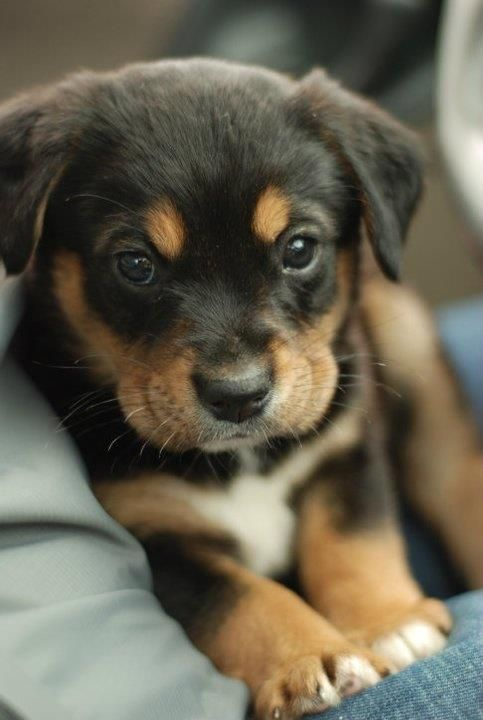
#> input picture Unit 7/puppy.jpg, 483 x 720 px
$ python pic-red-dithering1.py puppy.jpg 3
#> lines starting #> are read from the running program, lines starting #| are printed output that depends on the picture
#> further down, img is the input picture: PIL image 483x720 RGB; mean R, G, B 103.3, 98, 81.5
#k means ++ select initial values
import sys
import random
from time import perf_counter
from PIL import Image
from random import randrange
from collections import defaultdict
import numpy as np

dict = defaultdict(list)
meanlist = []

# [162 lines left out: functions vector_quantization, find_initial_means_random, find_initial_means_plus, build_rgb_dcit, k_means, not called in this run]

def dither(img, nc):
    return

def find_initial_means(img, pix):
    #build_rgb_dcit(img, pix)
    find_initial_means_plus(pix)

def convert_value(old_value, numcolors):
    return np.round(old_value * (numcolors - 1)) / (numcolors - 1)

# [24 lines left out: function steinberg_dither, not called in this run]

def vector_quantization_naive(img, pix, method):
#> called with method = 3
    for i in range (img.size[0]):
        for j in range (img.size[1]):
            color = pix[i,j]
            newcolor = [-1,-1,-1]
            if (method == 27):
                for ii in range(3):
                    if (color[ii] < 255/ 3):
                        newcolor[ii] = 0
                    elif (color[ii] > 255*2/3):
                        newcolor[ii] = 255
                    else:
                        newcolor[ii] = 127
            if (method == 8):
                for ii in range(3):
                    if (color[ii] < 128):
                        newcolor[ii] = 0
                    else:
                        newcolor[ii] = 255
            pix[i,j] = (newcolor[0],newcolor[1],newcolor[2])
#> `img_naive = vector_quantization_naive(img, pix, k)`: img_naive: PIL image 483x720 RGB; every value is 0

    return img

def color_band(img, method):
#> called with method = 3
    color_list_8 = [(0,0,0),
                  (0,255,0),
                  (255,0,0),
                  (0,0,255),
                  (255,255,0),
                  (0,255,255),
                  (255,0,255),
                  (255,255,255)]

    color_list_27 = [(0, 255, 127),
                    (0, 127, 255),
                    (127, 0, 255),
                    (127, 255, 0),
                    (255, 0, 127),
                    (255, 127, 0),
                    (0, 0, 255),
                    (0, 255, 0),
                    (127, 0, 0),
                    (127, 127, 255),
                    (127, 255, 127),
                    (255, 0, 0),
                    (255, 0, 255),
                    (255, 127, 127),
                    (0, 127, 0),
                    (127, 0, 127),
                    (127, 127, 0),
                    (255, 127, 255),
                    (0, 0, 127),
                    (0, 127, 127),
                    (127, 0, 127),
                    (127, 127, 0),
                    (255, 0, 127),
                    (255, 127, 255),
                    (0, 0, 0),
                    (127, 127, 127),
                    (255, 255, 255)]

    if method ==8:
        colorlist = color_list_8.copy()
    else:
        colorlist = color_list_27.copy()
    print(colorlist)
    colorband = int(img.size[0]/method)
#> colorband = 161
    newimg = Image.new("RGB", (img.size[0], img.size[1]+colorband), (255, 255, 255))
#> newimg: PIL image 483x881 RGB; every value is 255
    newpix = newimg.load()
    width = img.size[0]
#> width = 483
    height = img.size[1]
#> height = 720
    print("width and height", width, height)
#| width and height 483 720
    for i in range(width):
        for j in range(height):
            newpix[i,j] = pix[i,j]

    for count in range(method):
        for i in range(colorband):
            for j in range(colorband):
                x = count*colorband + i
                y = img.size[1]+j
                newpix[x,y] = (colorlist[count][0],colorlist[count][1],colorlist[count][2])
                # print("x, ", x, "y, ", y, "newpix,", newpix[x,y])

    return newimg

#python pic-red.py puppy.jpg 3
filename = sys.argv[1]
k = int(sys.argv[2])

img = Image.open(filename)
#img.show()

#print(img.size) # A tuple. Note: width first THEN height. PIL goes [x, y] with y counting from the top of the frame.
pix = img.load() # Pix is a pixel manipulation object; we can assign pixel values and img will change as we do so.
# print(pix[2,5]) # Access the color at a specific location; note [x, y] NOT [row, column].
# pix[2,5] = (255, 255, 255) # Set the pixel to white. Note this is called on “pix”, but it modifies “img”.


start = perf_counter()
img_keep = img.copy()
img_naive = vector_quantization_naive(img, pix, k)
img_naive = color_band(img_naive, k)
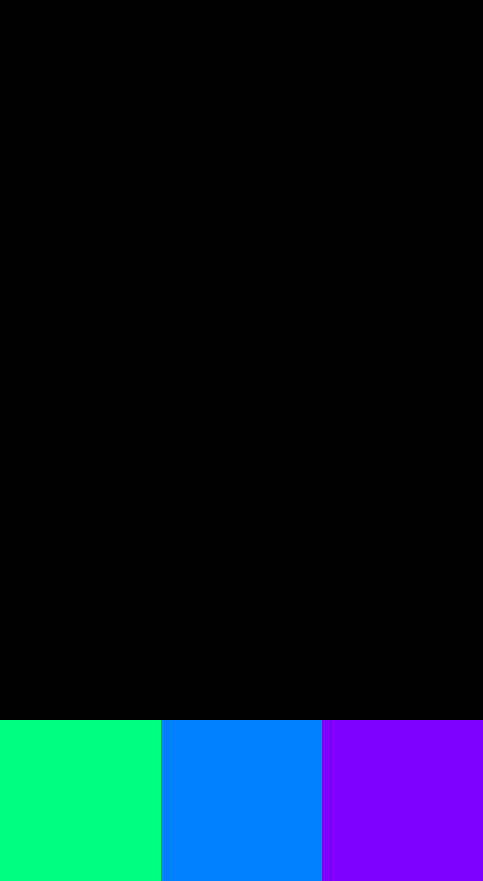
#> img_naive: PIL image 483x881 RGB; mean R, G, B 7.7, 23.3, 38.8
img_naive.save("kmeansout_naive.png")
# [8 lines of commented-out code are left out]

end = perf_counter()
print("total time", end-start)

$ run again, with Unit 7/beach.jpeg copied over Unit 7/puppy.jpg
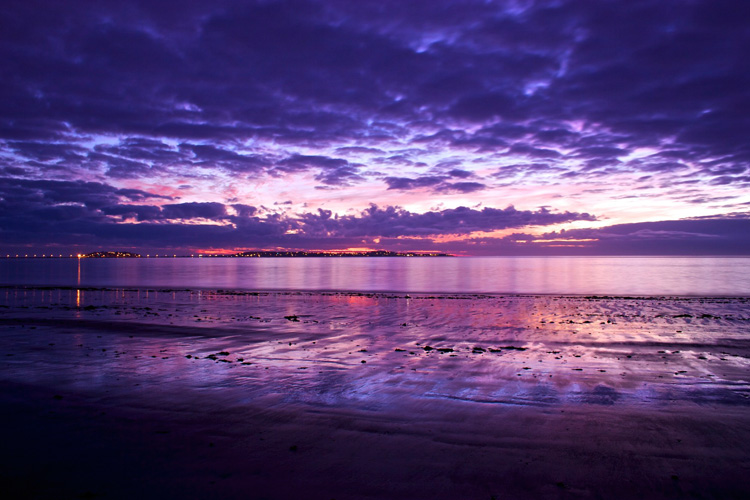
#> input picture Unit 7/beach.jpeg, 750 x 500 px
#> img is the input picture: PIL image 750x500 RGB; mean R, G, B 87.5, 62.7, 117.8
#> newimg: PIL image 750x750 RGB; every value is 255
#| width and height 750 500
#> `img_naive = color_band(img_naive, k)`:
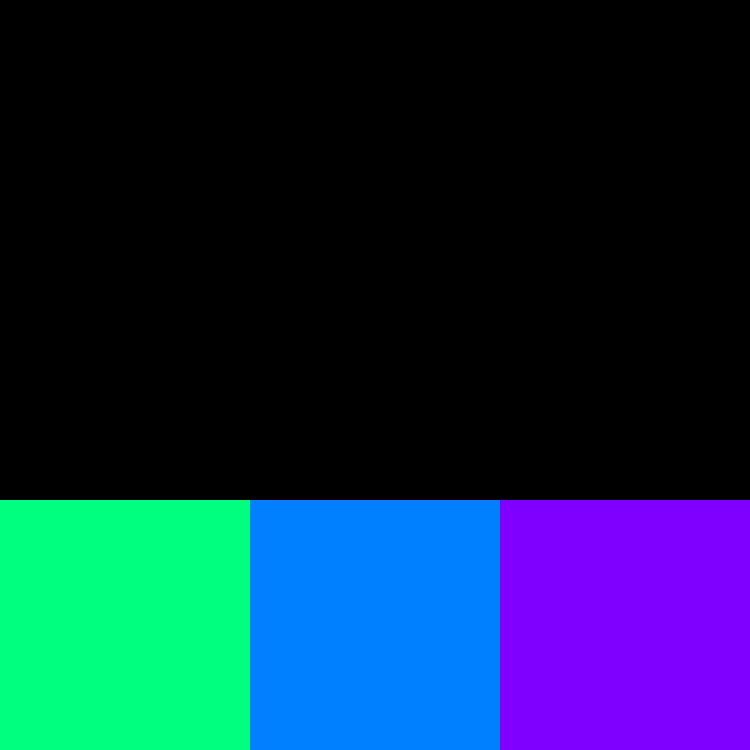
#> img_naive: PIL image 750x750 RGB; mean R, G, B 14.1, 42.4, 70.8
